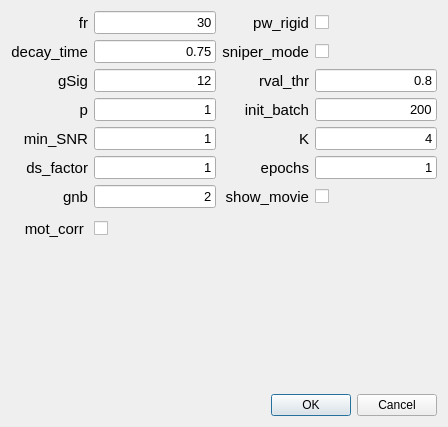
<?xml version="1.0" encoding="UTF-8"?>
<ui version="4.0">
 <class>Dialog</class>
 <widget class="QDialog" name="Dialog">
  <property name="geometry">
   <rect>
    <x>0</x>
    <y>0</y>
    <width>448</width>
    <height>427</height>
   </rect>
  </property>
  <property name="windowTitle">
   <string>Dialog</string>
  </property>
  <layout class="QGridLayout" name="gridLayout_2">
   <item row="0" column="0" colspan="2">
    <layout class="QGridLayout" name="gridLayout">
     <item row="0" column="1">
      <widget class="QLabel" name="order">
       <property name="font">
        <font>
         <pointsize>11</pointsize>
        </font>
       </property>
       <property name="toolTip">
        <string>order of the autoregressive system</string>
       </property>
       <property name="statusTip">
        <string/>
       </property>
       <property name="whatsThis">
        <string/>
       </property>
       <property name="text">
        <string>fr</string>
       </property>
       <property name="alignment">
        <set>Qt::AlignRight|Qt::AlignTrailing|Qt::AlignVCenter</set>
       </property>
      </widget>
     </item>
     <item row="0" column="2">
      <widget class="QLineEdit" name="lineEdit">
       <property name="font">
        <font>
         <pointsize>10</pointsize>
        </font>
       </property>
       <property name="text">
        <string>30</string>
       </property>
       <property name="alignment">
        <set>Qt::AlignRight|Qt::AlignTrailing|Qt::AlignVCenter</set>
       </property>
      </widget>
     </item>
     <item row="0" column="3">
      <widget class="QLabel" name="order_9">
       <property name="font">
        <font>
         <pointsize>11</pointsize>
        </font>
       </property>
       <property name="toolTip">
        <string>downsampling factor in time for initialization,
increase if you have memory problems</string>
       </property>
       <property name="whatsThis">
        <string/>
       </property>
       <property name="text">
        <string>pw_rigid</string>
       </property>
       <property name="alignment">
        <set>Qt::AlignRight|Qt::AlignTrailing|Qt::AlignVCenter</set>
       </property>
      </widget>
     </item>
     <item row="0" column="4">
      <widget class="QCheckBox" name="checkBox_2">
       <property name="enabled">
        <bool>true</bool>
       </property>
       <property name="font">
        <font>
         <family>SimSun-ExtB</family>
         <pointsize>11</pointsize>
        </font>
       </property>
       <property name="mouseTracking">
        <bool>true</bool>
       </property>
       <property name="layoutDirection">
        <enum>Qt::LeftToRight</enum>
       </property>
       <property name="text">
        <string/>
       </property>
       <property name="iconSize">
        <size>
         <width>25</width>
         <height>25</height>
        </size>
       </property>
       <property name="checked">
        <bool>false</bool>
       </property>
      </widget>
     </item>
     <item row="1" column="0" colspan="2">
      <widget class="QLabel" name="order_2">
       <property name="font">
        <font>
         <pointsize>11</pointsize>
        </font>
       </property>
       <property name="whatsThis">
        <string/>
       </property>
       <property name="text">
        <string>decay_time</string>
       </property>
       <property name="alignment">
        <set>Qt::AlignRight|Qt::AlignTrailing|Qt::AlignVCenter</set>
       </property>
      </widget>
     </item>
     <item row="1" column="2">
      <widget class="QLineEdit" name="lineEdit_2">
       <property name="font">
        <font>
         <pointsize>10</pointsize>
        </font>
       </property>
       <property name="text">
        <string>0.75</string>
       </property>
       <property name="alignment">
        <set>Qt::AlignRight|Qt::AlignTrailing|Qt::AlignVCenter</set>
       </property>
      </widget>
     </item>
     <item row="1" column="3">
      <widget class="QLabel" name="order_11">
       <property name="font">
        <font>
         <pointsize>11</pointsize>
        </font>
       </property>
       <property name="toolTip">
        <string>None leaves background of each patch intact,
True performs global low-rank approximation if gnb&gt;0</string>
       </property>
       <property name="whatsThis">
        <string/>
       </property>
       <property name="text">
        <string>sniper_mode</string>
       </property>
       <property name="alignment">
        <set>Qt::AlignRight|Qt::AlignTrailing|Qt::AlignVCenter</set>
       </property>
      </widget>
     </item>
     <item row="1" column="4">
      <widget class="QCheckBox" name="checkBox_3">
       <property name="font">
        <font>
         <family>SimSun-ExtB</family>
         <pointsize>11</pointsize>
        </font>
       </property>
       <property name="layoutDirection">
        <enum>Qt::LeftToRight</enum>
       </property>
       <property name="text">
        <string/>
       </property>
       <property name="iconSize">
        <size>
         <width>25</width>
         <height>25</height>
        </size>
       </property>
       <property name="checked">
        <bool>false</bool>
       </property>
      </widget>
     </item>
     <item row="2" column="0" colspan="2">
      <widget class="QLabel" name="order_3">
       <property name="font">
        <font>
         <pointsize>11</pointsize>
        </font>
       </property>
       <property name="toolTip">
        <string>gaussian width of a 2D gaussian kernel, which approximates a neuron</string>
       </property>
       <property name="whatsThis">
        <string/>
       </property>
       <property name="text">
        <string>gSig</string>
       </property>
       <property name="alignment">
        <set>Qt::AlignRight|Qt::AlignTrailing|Qt::AlignVCenter</set>
       </property>
      </widget>
     </item>
     <item row="2" column="2">
      <widget class="QLineEdit" name="lineEdit_3">
       <property name="font">
        <font>
         <pointsize>10</pointsize>
        </font>
       </property>
       <property name="text">
        <string>12</string>
       </property>
       <property name="alignment">
        <set>Qt::AlignRight|Qt::AlignTrailing|Qt::AlignVCenter</set>
       </property>
      </widget>
     </item>
     <item row="2" column="3">
      <widget class="QLabel" name="order_12">
       <property name="font">
        <font>
         <pointsize>11</pointsize>
        </font>
       </property>
       <property name="toolTip">
        <string>number of background components (rank) if positive,
else exact ring model with following settings
gnb= 0: Return background as b and W
gnb=-1: Return full rank background B
gnb&lt;-1: Don't return background</string>
       </property>
       <property name="whatsThis">
        <string/>
       </property>
       <property name="text">
        <string>rval_thr</string>
       </property>
       <property name="alignment">
        <set>Qt::AlignRight|Qt::AlignTrailing|Qt::AlignVCenter</set>
       </property>
      </widget>
     </item>
     <item row="2" column="4">
      <widget class="QLineEdit" name="lineEdit_12">
       <property name="font">
        <font>
         <pointsize>10</pointsize>
        </font>
       </property>
       <property name="text">
        <string>0.8</string>
       </property>
       <property name="alignment">
        <set>Qt::AlignRight|Qt::AlignTrailing|Qt::AlignVCenter</set>
       </property>
      </widget>
     </item>
     <item row="3" column="0" colspan="2">
      <widget class="QLabel" name="order_4">
       <property name="font">
        <font>
         <pointsize>11</pointsize>
        </font>
       </property>
       <property name="toolTip">
        <string>average diameter of a neuron, in general 4*gSig+1</string>
       </property>
       <property name="whatsThis">
        <string/>
       </property>
       <property name="text">
        <string>p</string>
       </property>
       <property name="alignment">
        <set>Qt::AlignRight|Qt::AlignTrailing|Qt::AlignVCenter</set>
       </property>
      </widget>
     </item>
     <item row="3" column="2">
      <widget class="QLineEdit" name="lineEdit_4">
       <property name="font">
        <font>
         <pointsize>10</pointsize>
        </font>
       </property>
       <property name="text">
        <string>1</string>
       </property>
       <property name="alignment">
        <set>Qt::AlignRight|Qt::AlignTrailing|Qt::AlignVCenter</set>
       </property>
      </widget>
     </item>
     <item row="3" column="3">
      <widget class="QLabel" name="order_13">
       <property name="font">
        <font>
         <pointsize>11</pointsize>
        </font>
       </property>
       <property name="toolTip">
        <string>number of background components (rank) per patch if gnb&gt;0,
else it is set automatically</string>
       </property>
       <property name="whatsThis">
        <string/>
       </property>
       <property name="text">
        <string>init_batch</string>
       </property>
       <property name="alignment">
        <set>Qt::AlignRight|Qt::AlignTrailing|Qt::AlignVCenter</set>
       </property>
      </widget>
     </item>
     <item row="3" column="4">
      <widget class="QLineEdit" name="lineEdit_13">
       <property name="font">
        <font>
         <pointsize>10</pointsize>
        </font>
       </property>
       <property name="text">
        <string>200</string>
       </property>
       <property name="alignment">
        <set>Qt::AlignRight|Qt::AlignTrailing|Qt::AlignVCenter</set>
       </property>
      </widget>
     </item>
     <item row="4" column="0" colspan="2">
      <widget class="QLabel" name="order_5">
       <property name="font">
        <font>
         <pointsize>11</pointsize>
        </font>
       </property>
       <property name="toolTip">
        <string>possibility to seed with predetermined binary masks</string>
       </property>
       <property name="whatsThis">
        <string/>
       </property>
       <property name="text">
        <string>min_SNR</string>
       </property>
       <property name="alignment">
        <set>Qt::AlignRight|Qt::AlignTrailing|Qt::AlignVCenter</set>
       </property>
      </widget>
     </item>
     <item row="4" column="2">
      <widget class="QLineEdit" name="lineEdit_5">
       <property name="font">
        <font>
         <pointsize>10</pointsize>
        </font>
       </property>
       <property name="text">
        <string>1</string>
       </property>
       <property name="alignment">
        <set>Qt::AlignRight|Qt::AlignTrailing|Qt::AlignVCenter</set>
       </property>
      </widget>
     </item>
     <item row="4" column="3">
      <widget class="QLabel" name="order_14">
       <property name="font">
        <font>
         <pointsize>11</pointsize>
        </font>
       </property>
       <property name="toolTip">
        <string>min peak value from correlation image</string>
       </property>
       <property name="whatsThis">
        <string/>
       </property>
       <property name="text">
        <string>K</string>
       </property>
       <property name="alignment">
        <set>Qt::AlignRight|Qt::AlignTrailing|Qt::AlignVCenter</set>
       </property>
      </widget>
     </item>
     <item row="4" column="4">
      <widget class="QLineEdit" name="lineEdit_14">
       <property name="font">
        <font>
         <pointsize>10</pointsize>
        </font>
       </property>
       <property name="text">
        <string>4</string>
       </property>
       <property name="alignment">
        <set>Qt::AlignRight|Qt::AlignTrailing|Qt::AlignVCenter</set>
       </property>
      </widget>
     </item>
     <item row="5" column="0" colspan="2">
      <widget class="QLabel" name="order_6">
       <property name="font">
        <font>
         <pointsize>11</pointsize>
        </font>
       </property>
       <property name="toolTip">
        <string>merging threshold, max correlation allowed</string>
       </property>
       <property name="whatsThis">
        <string/>
       </property>
       <property name="text">
        <string>ds_factor</string>
       </property>
       <property name="alignment">
        <set>Qt::AlignRight|Qt::AlignTrailing|Qt::AlignVCenter</set>
       </property>
      </widget>
     </item>
     <item row="5" column="2">
      <widget class="QLineEdit" name="lineEdit_6">
       <property name="font">
        <font>
         <pointsize>10</pointsize>
        </font>
       </property>
       <property name="text">
        <string>1</string>
       </property>
       <property name="alignment">
        <set>Qt::AlignRight|Qt::AlignTrailing|Qt::AlignVCenter</set>
       </property>
      </widget>
     </item>
     <item row="5" column="3">
      <widget class="QLabel" name="order_15">
       <property name="font">
        <font>
         <pointsize>11</pointsize>
        </font>
       </property>
       <property name="toolTip">
        <string>min peak to noise ration from PNR image</string>
       </property>
       <property name="whatsThis">
        <string/>
       </property>
       <property name="text">
        <string>epochs</string>
       </property>
       <property name="alignment">
        <set>Qt::AlignRight|Qt::AlignTrailing|Qt::AlignVCenter</set>
       </property>
      </widget>
     </item>
     <item row="5" column="4">
      <widget class="QLineEdit" name="lineEdit_15">
       <property name="font">
        <font>
         <pointsize>10</pointsize>
        </font>
       </property>
       <property name="text">
        <string>1</string>
       </property>
       <property name="alignment">
        <set>Qt::AlignRight|Qt::AlignTrailing|Qt::AlignVCenter</set>
       </property>
      </widget>
     </item>
     <item row="6" column="0" colspan="2">
      <widget class="QLabel" name="order_7">
       <property name="font">
        <font>
         <pointsize>11</pointsize>
        </font>
       </property>
       <property name="toolTip">
        <string>half-size of the patches in pixels. e.g., if rf=40, patches are 80x80</string>
       </property>
       <property name="whatsThis">
        <string/>
       </property>
       <property name="text">
        <string>gnb</string>
       </property>
       <property name="alignment">
        <set>Qt::AlignRight|Qt::AlignTrailing|Qt::AlignVCenter</set>
       </property>
      </widget>
     </item>
     <item row="6" column="2">
      <widget class="QLineEdit" name="lineEdit_7">
       <property name="font">
        <font>
         <pointsize>10</pointsize>
        </font>
       </property>
       <property name="text">
        <string>2</string>
       </property>
       <property name="alignment">
        <set>Qt::AlignRight|Qt::AlignTrailing|Qt::AlignVCenter</set>
       </property>
      </widget>
     </item>
     <item row="6" column="3">
      <widget class="QLabel" name="order_16">
       <property name="font">
        <font>
         <pointsize>11</pointsize>
        </font>
       </property>
       <property name="toolTip">
        <string>additional downsampling factor in space for background</string>
       </property>
       <property name="whatsThis">
        <string/>
       </property>
       <property name="text">
        <string>show_movie</string>
       </property>
       <property name="alignment">
        <set>Qt::AlignRight|Qt::AlignTrailing|Qt::AlignVCenter</set>
       </property>
      </widget>
     </item>
     <item row="6" column="4">
      <widget class="QCheckBox" name="checkBox_4">
       <property name="enabled">
        <bool>true</bool>
       </property>
       <property name="font">
        <font>
         <family>SimSun-ExtB</family>
         <pointsize>11</pointsize>
        </font>
       </property>
       <property name="mouseTracking">
        <bool>true</bool>
       </property>
       <property name="layoutDirection">
        <enum>Qt::LeftToRight</enum>
       </property>
       <property name="text">
        <string/>
       </property>
       <property name="iconSize">
        <size>
         <width>25</width>
         <height>25</height>
        </size>
       </property>
       <property name="checked">
        <bool>false</bool>
       </property>
      </widget>
     </item>
     <item row="7" column="0" rowspan="2" colspan="2">
      <widget class="QLabel" name="order_8">
       <property name="font">
        <font>
         <pointsize>11</pointsize>
        </font>
       </property>
       <property name="toolTip">
        <string>amount of overlap between the patches in pixels
(keep it at least large as gSiz, i.e 4 times the neuron size gSig)</string>
       </property>
       <property name="whatsThis">
        <string/>
       </property>
       <property name="text">
        <string/>
       </property>
       <property name="alignment">
        <set>Qt::AlignRight|Qt::AlignTrailing|Qt::AlignVCenter</set>
       </property>
      </widget>
     </item>
     <item row="8" column="1">
      <widget class="QLabel" name="order_10">
       <property name="font">
        <font>
         <pointsize>11</pointsize>
        </font>
       </property>
       <property name="toolTip">
        <string>half-size of the patches in pixels. e.g., if rf=40, patches are 80x80</string>
       </property>
       <property name="whatsThis">
        <string/>
       </property>
       <property name="text">
        <string> mot_corr </string>
       </property>
       <property name="alignment">
        <set>Qt::AlignRight|Qt::AlignTrailing|Qt::AlignVCenter</set>
       </property>
      </widget>
     </item>
     <item row="8" column="2">
      <widget class="QCheckBox" name="checkBox">
       <property name="font">
        <font>
         <family>SimSun-ExtB</family>
         <pointsize>11</pointsize>
        </font>
       </property>
       <property name="layoutDirection">
        <enum>Qt::LeftToRight</enum>
       </property>
       <property name="text">
        <string/>
       </property>
       <property name="iconSize">
        <size>
         <width>25</width>
         <height>25</height>
        </size>
       </property>
       <property name="checked">
        <bool>false</bool>
       </property>
      </widget>
     </item>
     <item row="8" column="3" colspan="2">
      <widget class="QWidget" name="widget_3" native="true">
       <property name="sizePolicy">
        <sizepolicy hsizetype="Expanding" vsizetype="Expanding">
         <horstretch>0</horstretch>
         <verstretch>0</verstretch>
        </sizepolicy>
       </property>
       <property name="minimumSize">
        <size>
         <width>0</width>
         <height>0</height>
        </size>
       </property>
      </widget>
     </item>
    </layout>
   </item>
   <item row="1" column="0" colspan="2">
    <widget class="QWidget" name="widget_2" native="true">
     <property name="sizePolicy">
      <sizepolicy hsizetype="Expanding" vsizetype="Expanding">
       <horstretch>0</horstretch>
       <verstretch>0</verstretch>
      </sizepolicy>
     </property>
     <property name="minimumSize">
      <size>
       <width>0</width>
       <height>100</height>
      </size>
     </property>
    </widget>
   </item>
   <item row="2" column="0">
    <widget class="QWidget" name="widget_4" native="true">
     <property name="sizePolicy">
      <sizepolicy hsizetype="Preferred" vsizetype="Minimum">
       <horstretch>0</horstretch>
       <verstretch>0</verstretch>
      </sizepolicy>
     </property>
     <property name="minimumSize">
      <size>
       <width>250</width>
       <height>0</height>
      </size>
     </property>
     <property name="maximumSize">
      <size>
       <width>16777215</width>
       <height>250</height>
      </size>
     </property>
    </widget>
   </item>
   <item row="2" column="1">
    <widget class="QDialogButtonBox" name="buttonBox">
     <property name="orientation">
      <enum>Qt::Horizontal</enum>
     </property>
     <property name="standardButtons">
      <set>QDialogButtonBox::Cancel|QDialogButtonBox::Ok</set>
     </property>
    </widget>
   </item>
  </layout>
 </widget>
 <resources/>
 <connections>
  <connection>
   <sender>buttonBox</sender>
   <signal>accepted()</signal>
   <receiver>Dialog</receiver>
   <slot>accept()</slot>
   <hints>
    <hint type="sourcelabel">
     <x>248</x>
     <y>254</y>
    </hint>
    <hint type="destinationlabel">
     <x>157</x>
     <y>274</y>
    </hint>
   </hints>
  </connection>
  <connection>
   <sender>buttonBox</sender>
   <signal>rejected()</signal>
   <receiver>Dialog</receiver>
   <slot>reject()</slot>
   <hints>
    <hint type="sourcelabel">
     <x>316</x>
     <y>260</y>
    </hint>
    <hint type="destinationlabel">
     <x>286</x>
     <y>274</y>
    </hint>
   </hints>
  </connection>
 </connections>
</ui>
